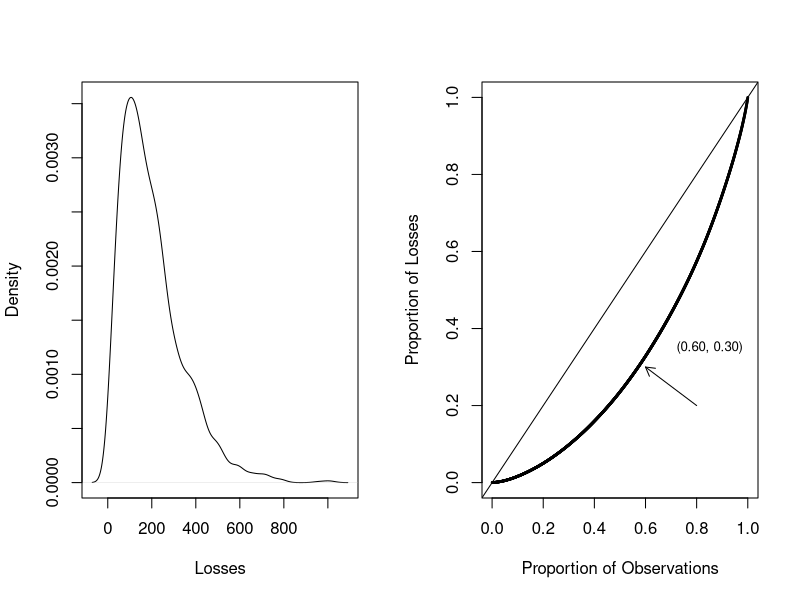
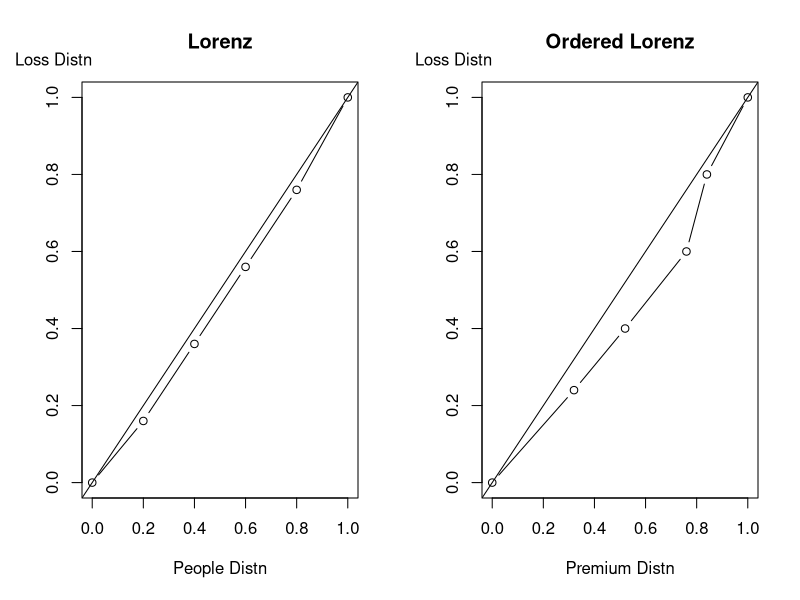
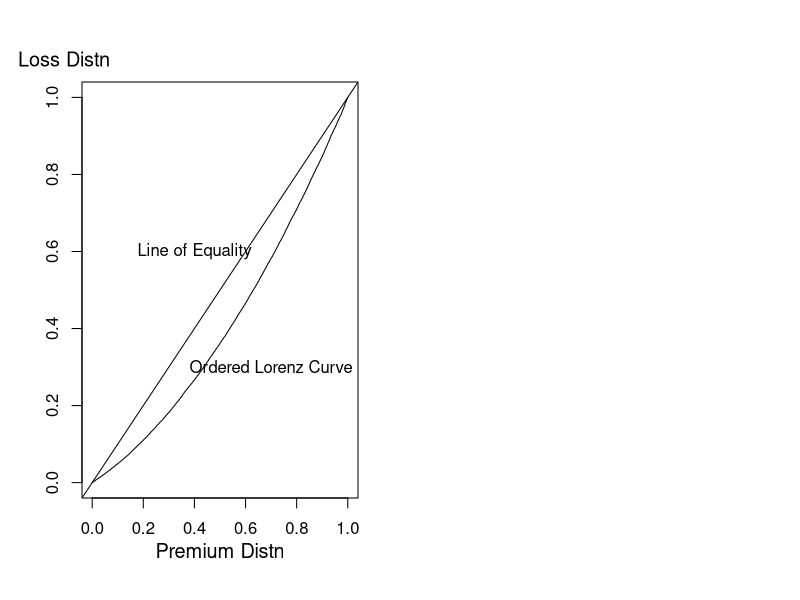

These figures' R source, in order:
## ---- chunk 1
# Lorenz Curve
##time1<-Sys.time()
set.seed(2017) #set seed to reproduce work 
nTot<-2000  #number of simulations
alpha<-2
theta<-100
Losses<-rgamma(nTot,alpha,scale = theta)  
y <- Losses[order(Losses)]
DFLosses = cumsum(y)/sum(y)
DFLine <- (1:nTot)/nTot
Gini = 2*(sum(rank(y)*y)/sum(y) - (nTot+1)/2)/nTot

## ---- chunk 2
par(mfrow=c(1,2))
plot(density(Losses), main="", xlab="Losses")
plot(DFLine,DFLosses, cex=0.25, xlab="Proportion of Observations", ylab="Proportion of Losses")
abline(0,1)
arrows(0.8, 0.2, 0.6, 0.3,length=0.1, angle = 30)
text(.85, .35, "(0.60, 0.30)", cex=.8)

## ---- chunk 3
# EXAMPLE
x = c(4,2,6,5,8)
y = c(5,5,5,4,6)
R = c(5,4,3,2,1)/3
n1 = length(x)
XYmat = data.frame(cbind(x,y,R))
XYmatYOrder = XYmat[order(y),]  #  Sort by y's
origorder = (1:n1)
DFy1 = c(0,cumsum(XYmatYOrder$y)/sum(y))
DFx1 = c(0,origorder/n1) 
XYmatROrder = XYmat[order(R),]  #  Sort by relativities R's
DFy4 = c(0,cumsum(XYmatROrder$y)/sum(y))
DFx4 = c(0,cumsum(XYmatROrder$x)/sum(x))

#  FIGURE 3
par(mfrow=c(1, 2))
#  Lorenz Curve
plot(DFx1,DFy1,xlim=c(0,1),ylim=c(0,1), type="b",
xlab="People Distn",ylab="", main="Lorenz");abline(0,1)
mtext("Loss Distn", side=2, line=-0.5, at=1.1,   las=1, cex=1.0)
#  Ordered Lorenz Curve
plot(DFx4,DFy4,xlim=c(0,1),ylim=c(0,1), type="b",
xlab="Premium Distn",ylab="", main="Ordered Lorenz");abline(0,1)
mtext("Loss Distn", side=2, line=-0.5, at=1.1,   las=1, cex=1.0)
## ---- chunk 4
set.seed(2017)
NInsamp  = 500
NOutsamp = 200
Nstate   = 25
InClaims   <- matrix(0,NInsamp,Nstate)
OutClaims  <- matrix(0,NOutsamp,Nstate)
PredClaims <- matrix(0,NOutsamp,Nstate)
 for (iState in  1:Nstate) { 
InClaims[,iState]   <- rgamma(NInsamp, shape = 5, scale = 18+iState*2)
PredClaims[,iState] <- rep(mean(InClaims[,iState]),NOutsamp)
OutClaims[,iState]  <- rgamma(NOutsamp, shape = 5, scale = 18+iState*2)
 }
#C;PredClaims;OutClaims
Predvec  <- as.vector(PredClaims)
Flatpred <- Predvec*0+1
Outy     <- as.vector(OutClaims)
## ---- chunk 5
GiniCalc <- function(Claims,PIx,Sx){
   y = Claims/mean(Claims)
   PIx = PIx/mean(PIx)
   Sx = Sx/mean(Sx)
   Rx = Sx/PIx       #Ratio Gini
   n = length(PIx)
   origorder = (1:n)
   PSRmat <- data.frame(cbind(PIx,Sx,Rx,y,origorder))
   PSRmatOrder <- PSRmat[order(Rx),]  #  Sort by relativity
#  PREMIUM, LOSS DFs
   DFPrem = cumsum(PSRmatOrder$PIx)/n
   DFLoss = cumsum(PSRmatOrder$y)/n
#  GINI CALC
   DFPremdiff = DFPrem[2:n]-DFPrem[1:(n-1)]
   DFPremavg  = (DFPrem[2:n]+DFPrem[1:(n-1)])/2
   DFLossavg  = (DFLoss[2:n]+DFLoss[1:(n-1)])/2
   (Gini = 2*crossprod(DFPremdiff,DFPremavg-DFLossavg)) 
#  STANDARD ERROR CALC
   h1 = 0.5* (PSRmatOrder$PIx*DFLoss + PSRmatOrder$y*(1-DFPrem) ) #  PROJECTION CALC
   h1bar = mean(h1) 
   sigmah = var(h1)
   sigmahy = cov(h1,PSRmatOrder$y)
   sigmahpi = cov(h1,PSRmatOrder$PIx)
   sigmay = var(y)
   sigmapi = var(PIx)
   sigmaypi = cov(PSRmatOrder$y,PSRmatOrder$PIx)
   temp1= 4*sigmah + h1bar^2*sigmay + h1bar^2*sigmapi -
           4*h1bar*sigmahy - 4*h1bar*sigmahpi +
           2*h1bar^2*sigmaypi
   sigmaGini = 4*temp1
   stderrGini = sqrt(sigmaGini/n) 
   check = var(PIx-Sx)
   Gini = Gini*(check != 0)
   stderrGini = stderrGini*(check != 0)
   Retmat <- data.frame(cbind(DFPrem,DFLoss)) 
   RetmatGini<-list(Retmat,Gini,stderrGini)
     return(RetmatGini)
}
temp=GiniCalc(Claims=Outy,PIx=Flatpred,Sx=Predvec)
Results=temp[[1]]
Gini = temp[[2]];#Gini
stderrorGini = temp[[3]];#Standard Error
plot(Results[,1],Results[,2], xlab="", ylab="",type="l",cex = 0.3)
abline(0,1)
mtext("Loss Distn", side=2, line=-1.4, at=1.1,   las=1, cex=1.2)
mtext("Premium Distn", side=1, line=2.2, at=0.5,   las=1, cex=1.2)
text(0.4, 0.6, "Line of Equality", cex=1)
text(0.7, 0.3, "Ordered Lorenz Curve", cex=1)
